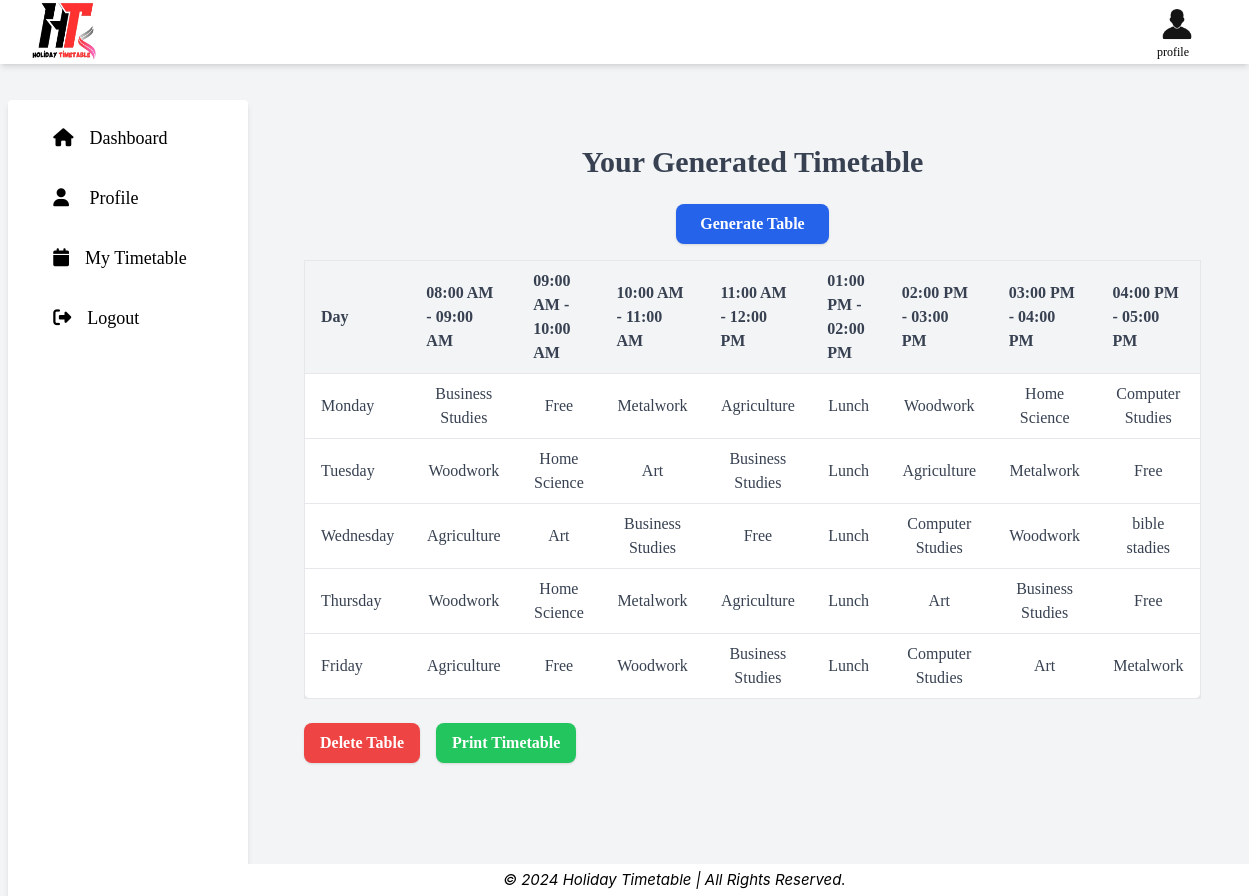
The app's page /generate-timetable/ (signed in) with its own data.
### students/models.py (models this page shows, shortened)
class Timetable(models.Model):
    user = models.ForeignKey(User, on_delete=models.CASCADE)
    subject = models.CharField(max_length=100)
    day = models.CharField(max_length=20)
    time_slot = models.CharField(max_length=20,null=True)
    special_time = models.CharField(max_length=100, null=True)
    time_range = models.CharField(max_length=100, null=True)

### students/views.py (the view, shortened to what this page needs)
# urls.py: path('generate-timetable/', views.generate_timetable, name='generate_timetable'),
@login_required
def generate_timetable(request):
    timetable_entries = []
    days = ['Monday', 'Tuesday', 'Wednesday', 'Thursday', 'Friday']
    time_slots = [
        '08:00 AM - 09:00 AM',
        '09:00 AM - 10:00 AM',
        '10:00 AM - 11:00 AM',
        '11:00 AM - 12:00 PM',
        '01:00 PM - 02:00 PM',
        '02:00 PM - 03:00 PM',
        '03:00 PM - 04:00 PM',
        '04:00 PM - 05:00 PM'
    ]
    timetable_entries = Timetable.objects.filter(user=request.user)
    events = []
    for entry in timetable_entries:
        start_time, end_time = entry.time_slot.split(" - ")
        start_datetime = datetime.strptime(f"{entry.day} {start_time}", "%A %I:%M %p")
        end_datetime = datetime.strptime(f"{entry.day} {end_time}", "%A %I:%M %p")
        events.append({
            'title': entry.subject,
            'start': start_datetime.isoformat(),
            'end': end_datetime.isoformat(),
        })
    context = {
        'timetable_entries': timetable_entries,
        'days': days,
        'time_slots': time_slots,
        'events': events,
    }
    return render(request, 'generate_timetable.html', context)

### students/templates/generate_timetable.html (shortened to what this page needs)
{% extends 'base.html' %}
{%load static %}
{% block content %}
<!DOCTYPE html>
<html lang="en">
<head>
</head>
<body class="bg-gray-100 font-sans leading-normal tracking-normal">
    <div class="container mx-auto p-4">
        <h1 class="text-3xl font-bold text-center mb-6 text-gray-700">Your Generated Timetable</h1>
        <div class="text-center mb-4">
            <button onclick="toggleForm()" class="px-6 py-2 bg-blue-600 text-white font-semibold rounded-lg shadow hover:bg-blue-700 focus:outline-none">
                Generate Table
            </button>
        </div>
        {% if timetable_entries %}
            <div class="overflow-x-auto">
                <table class="min-w-full bg-white border border-gray-200 rounded-lg shadow-lg">
                    <thead>
                        <tr>
                            <th class="px-4 py-2 bg-gray-100 border-b border-gray-200 text-left font-semibold text-gray-700">Day</th>
                            {% for time in time_slots %}
                                <th class="px-4 py-2 bg-gray-100 border-b border-gray-200 text-left font-semibold text-gray-700">{{ time }}</th>
                            {% endfor %}
                        </tr>
                    </thead>
                    <tbody>
                        {% for day in days %}
                        <tr>
                            <td class="px-4 py-2 border-b border-gray-200 text-gray-700">{{ day }}</td>
                            {% for time in time_slots %}
                                <td class="px-4 py-2 border-b border-gray-200 text-center text-gray-700">
                                    {% for entry in timetable_entries %}
                                        {% if entry.day == day and entry.time_slot == time %}
                                            {{ entry.subject }}
                                        {% endif %}
                                    {% endfor %}
                                </td>
                            {% endfor %}
                        </tr>
                        {% endfor %}
                    </tbody>
                </table>
            </div>
            <div class="mt-6 flex space-x-4">
                <button id="deleteButton" data-url="{% url 'delete_timetable' %}" class="px-4 py-2 bg-red-500 text-white font-semibold rounded-lg shadow hover:bg-red-600">Delete Table</button>
                <button onclick="printTimetable()" class="px-4 py-2 bg-green-500 text-white font-semibold rounded-lg shadow hover:bg-green-600">Print Timetable</button>
            </div>
        {% else %}
            <p class="text-center text-gray-600 mt-4">No timetable has been generated yet. Please input your subjects and generate one.</p>
        {% endif %}
    </div>
</body>
</html>
{% endblock %}

### records on screen
Timetable: subject "Business Studies"
Timetable: subject "Free"
Timetable: subject "Metalwork"
Timetable: subject "Agriculture"
Timetable: subject "Lunch"
Timetable: subject "Woodwork"
Timetable: subject "Home Science"
Timetable: subject "Computer Studies"
Timetable: subject "Woodwork"
Timetable: subject "Home Science"
Timetable: subject "Art"
Timetable: subject "Business Studies"
Timetable: subject "Lunch"
Timetable: subject "Agriculture"
Timetable: subject "Metalwork"
Timetable: subject "Free"
Timetable: subject "Agriculture"
Timetable: subject "Art"
Timetable: subject "Business Studies"
Timetable: subject "Free"
Timetable: subject "Lunch"
Timetable: subject "Computer Studies"
Timetable: subject "Woodwork"
Timetable: subject "bible stadies"
Timetable: subject "Woodwork"
Timetable: subject "Home Science"
Timetable: subject "Metalwork"
Timetable: subject "Agriculture"
Timetable: subject "Lunch"
Timetable: subject "Art"
Timetable: subject "Business Studies"
Timetable: subject "Free"
Timetable: subject "Agriculture"
Timetable: subject "Free"
Timetable: subject "Woodwork"
Timetable: subject "Business Studies"
Timetable: subject "Lunch"
Timetable: subject "Computer Studies"
Timetable: subject "Art"
Timetable: subject "Metalwork"

### other values on screen
{{ time }} "08:00 AM - 09:00 AM" "09:00 AM - 10:00 AM" "10:00 AM - 11:00 AM" "11:00 AM - 12:00 PM" "01:00 PM - 02:00 PM" "02:00 PM - 03:00 PM" "03:00 PM - 04:00 PM" "04:00 PM - 05:00 PM"
{{ day }} "Monday" "Tuesday" "Wednesday" "Thursday" "Friday"
